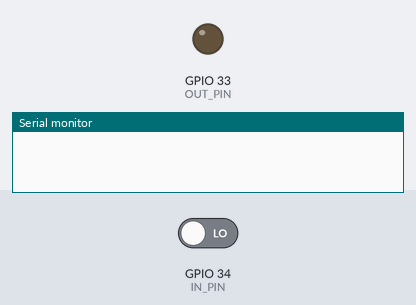
Bench run of a sketch on a simulated ESP32. On the bench: output pins drawn as LEDs (lit = HIGH), the last lines printed to the serial monitor. The test bench sets the inputs (shaded band); at power-on: GPIO 34 (IN_PIN) LOW.

Above: at 0.0 s.
At 6.8 s:
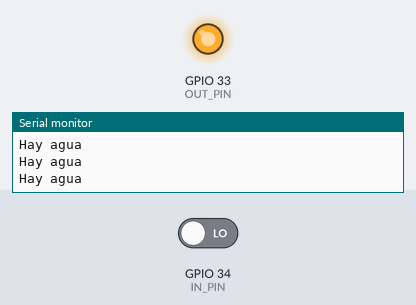
6.9 s: GPIO 34 (IN_PIN) driven HIGH
Timing chart, 0 to 9.9 s (numbered marks = the images above; inputs shaded):
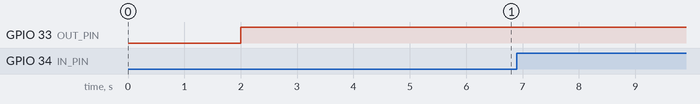

The sketch:

Prueba-Agua.ino
```cpp
#define IN_PIN 34
#define OUT_PIN 33

void setup() {
  Serial.begin(115200);

  pinMode(IN_PIN, INPUT);
  pinMode(OUT_PIN, OUTPUT);
}

void loop() {
  int thereIsNoWater;

  delay(2000);

  digitalWrite(OUT_PIN, HIGH);
  thereIsNoWater = digitalRead(IN_PIN);

  if (thereIsNoWater == 1){
    Serial.println("No hay agua");
  } else  if (thereIsNoWater == 0) {
    Serial.println("Hay agua");
  }

}
```
